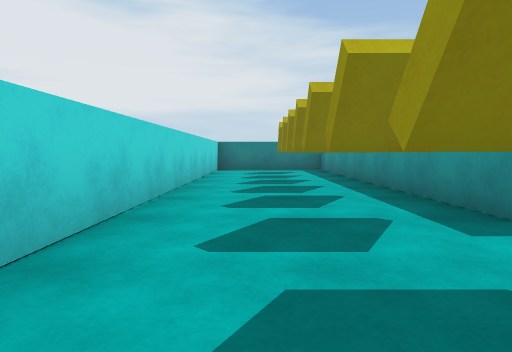
View 1 (above)

16 first-person views from a walk through a scene from a Unity 3-D project. The camera is 0.62 m above the floor, tilts 4° down and sees 75° across. The floor is counted in squares, 1 m on a side. Each view is taken from the middle of a square. On the plan, view 1 faces up. The plan holds only what a view shows up to about 10 squares ahead; the rest is blank. The player character is not drawn.

View 2
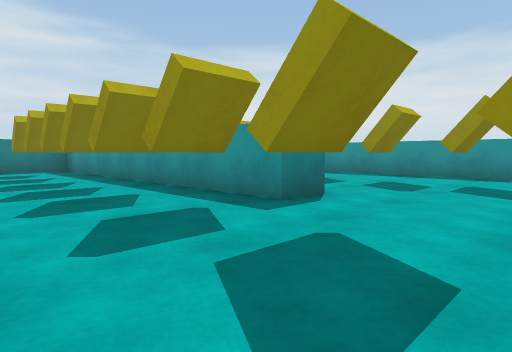

View 3
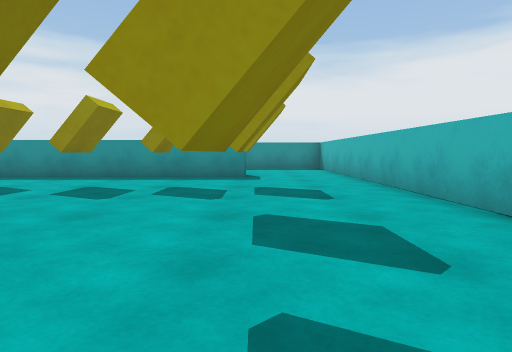

View 4
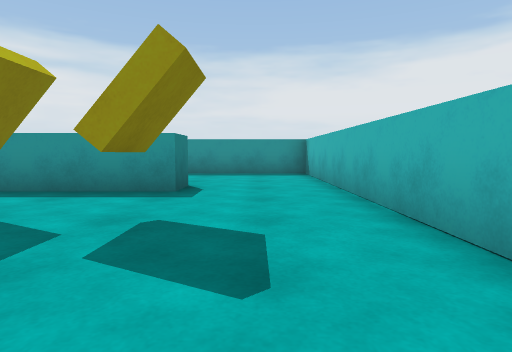

View 5
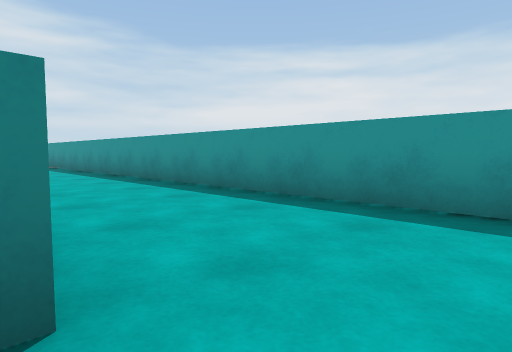

View 6
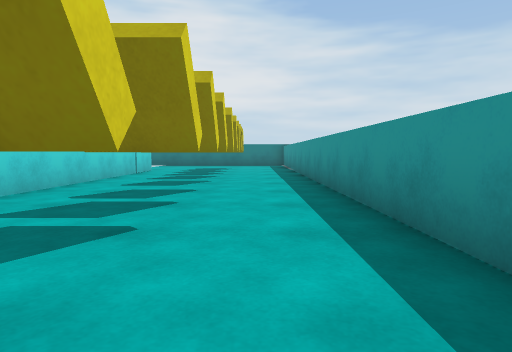

View 7
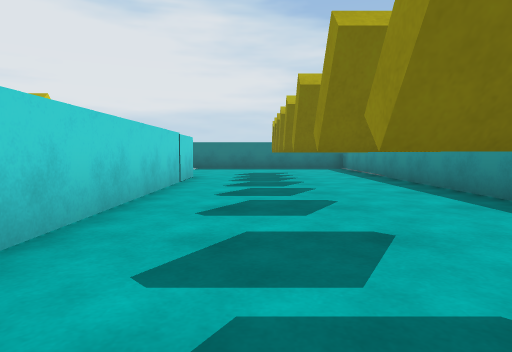

View 8
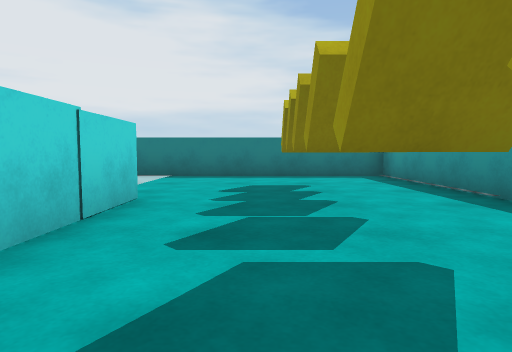

View 9
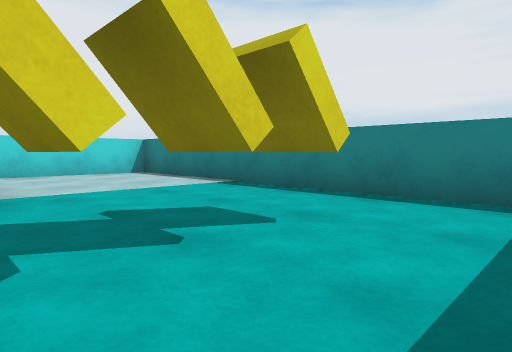

View 10
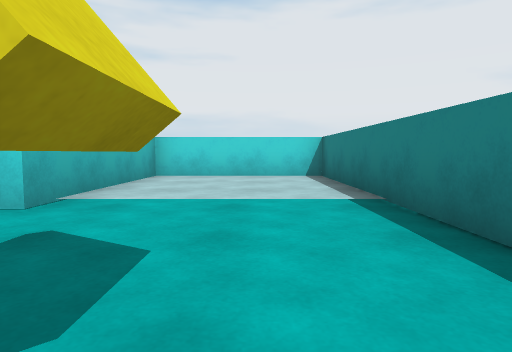

View 11
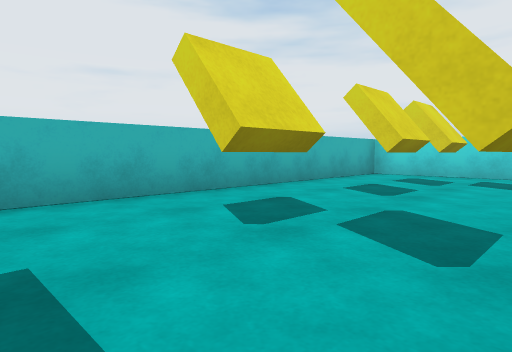

View 12
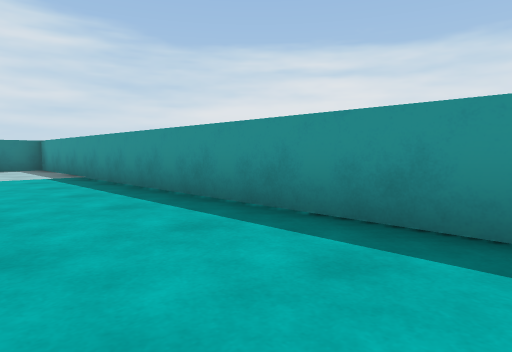

View 13
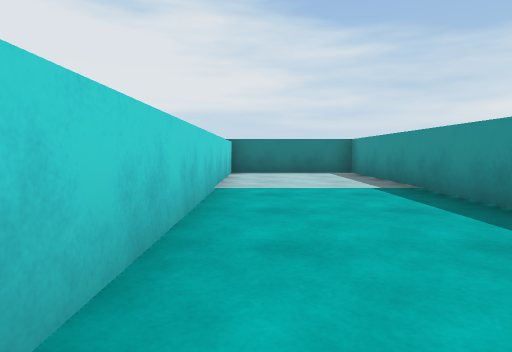

View 14
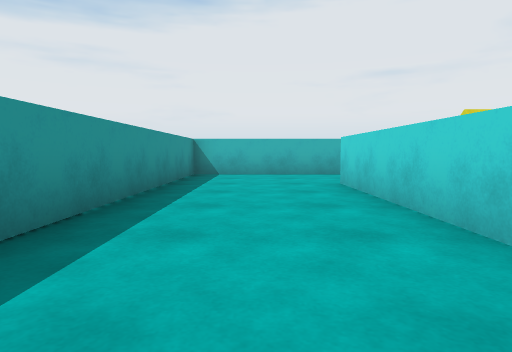

View 15
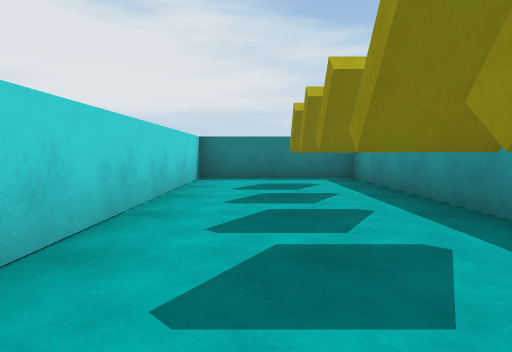

View 16
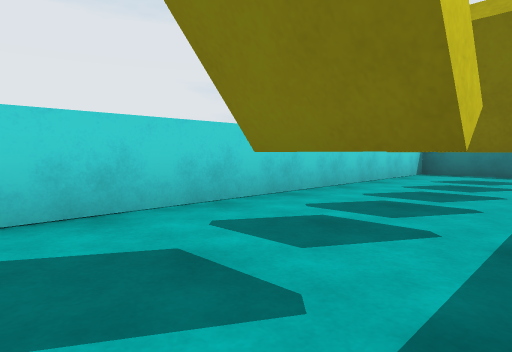

### Floor plan
Points are (right, up) in squares from view 1. A wall is a line through its corners. A room is listed if a view was taken in it or the views show most of it. See-through windows are left out.
Room 1 (views 1, 2, 3, 4, 5, 6, 7, 8, 9, 11, 12, 13, 14, 16)
walls: (9.3, 4.9) (9.3, 0.3) (8.3, 0.3) (8.3, 17.7); (3.4, 2.9) (2.4, 2.9); (6.5, 0.1) (5.5, 0.1) (5.5, 0.3) (6.5, 0.3) (5.5, 0.3); (1.7, 3.1) (0.6, 3.1); (2.8, 0.3) (3.8, 0.3) (3.8, 0.1) (2.8, 0.1); (1.8, 0.3) (0.6, 0.3); (1.8, 0.1) (0.7, 0.1) (0.7, 0.4); (0.6, 0) (1.8, 0); (3.4, 12.5) (3.4, 6.6); (-1.4, 2.5) (-1.4, -2.5) (12.8, -2.5) (12.8, 17.7) (9.3, 17.7) (9.3, 8.9); (6.5, 13.8) (6.5, 13.4) (5.5, 13.4); (6.5, 14.8) (6.5, 14.3)
ways out: opening at (4.5, 13) to room 2; opening at (6.5, 16.5) to room 2; opening at (-0.5, 3) to room 3; gap at (2, 3) to room 3; gap at (2, 0)
Room 2 (view 10)
walls: (5.5, 15.6) (6.5, 15.6) (6.5, 15.4); (8.3, 17.7) (-1.4, 17.7) (-1.4, 13.5) (3.4, 13.5) (3.4, 12.5)
ways out: opening at (4.5, 13) to room 1; opening at (6.5, 16.5) to room 1
Room 3 (view 15)
walls: (2.4, 2.9) (2.4, 12) (-1.4, 12) (-1.4, 2.5)
ways out: opening at (-0.5, 3) to room 1; gap at (2, 3) to room 1

Positions as (right, up) in squares from view 1, and headings:
1: (0, 0), facing up
2: (-1, 0), facing up-right
3: (0, 0), facing right
4: (3, -1), facing right
5: (9, -1), facing up-right
6: (7, 2), facing up
7: (5, 5), facing up
8: (5, 9), facing up
9: (8, 13), facing up-left
10: (7, 16), facing left
11: (8, 2), facing down-left
12: (10, 5), facing up-right
13: (10, 8), facing up
14: (11, 7), facing down
15: (0, 4), facing up
16: (2, 2), facing up-left
